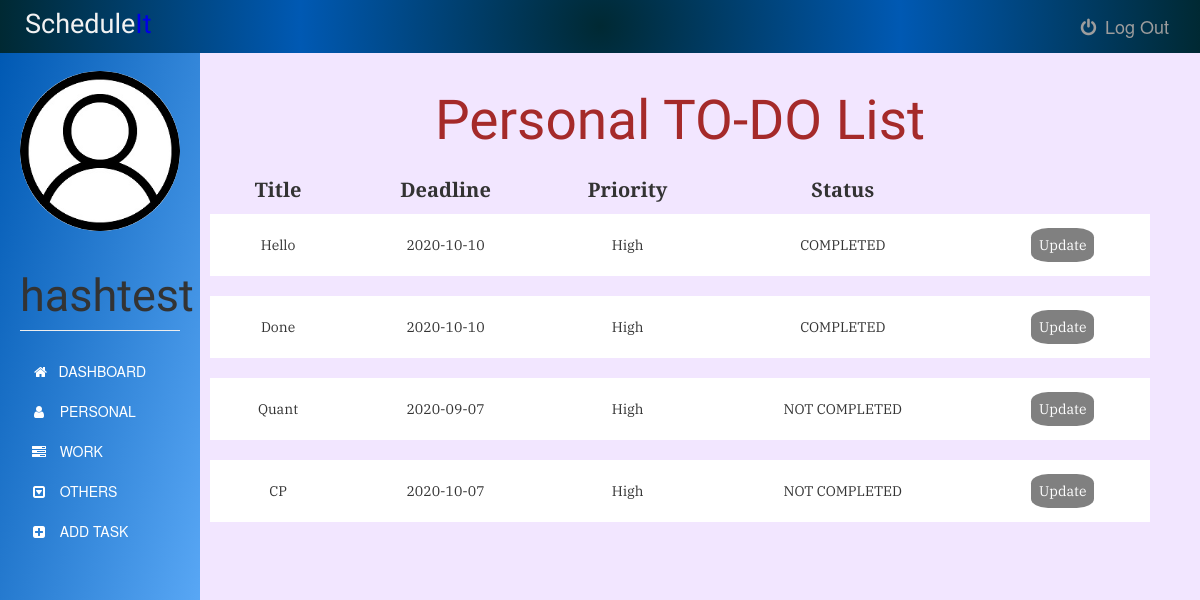
/personaltask (signed in), run on the app's committed database.
### app.py (models this page shows)
class User(UserMixin, db.Model):
    id = db.Column(db.Integer, primary_key=True)
    username = db.Column(db.String(15), unique=True, nullable=False)
    email = db.Column(db.String(50), unique=True, nullable=False)
    password = db.Column(db.String(80), unique=True, nullable=False)
    tasks = db.relationship('Task', backref='author', lazy=True)

class Task(db.Model):
    id = db.Column(db.Integer, primary_key=True)
    title = db.Column(db.Text, nullable=False)
    date = db.Column(db.Date, nullable=False)
    content = db.Column(db.Text, nullable=False)
    WorkType = db.Column(db.Text, nullable=False)
    priority = db.Column(db.Text)
    status = db.Column(db.Text, nullable=False, default='NEW')
    user_id = db.Column(db.Integer, db.ForeignKey('user.id'), nullable=False)

### app.py (the view)
@app.route('/personaltask', methods=['GET', 'POST'])
@login_required
def personaltask():
    tasks = Task.query.filter_by(user_id=current_user.id)
    return render_template('personal.html', tasks=tasks ,name=current_user.username, tdate=date.today())

### app.py (called while the page is built)
@login_manager.user_loader
def load_user(user_id):
    return User.query.get(int(user_id))

### templates/personal.html (shortened to what this page needs)
{% extends "bootstrap/base.html" %}
{% block styles %}
{{super()}}
<link rel="stylesheet" href="{{url_for('.static', filename='personal.css')}}">
<link rel="stylesheet" href="https://maxcdn.bootstrapcdn.com/font-awesome/4.7.0/css/font-awesome.min.css">
{% endblock %}
{% block content %}
    <nav class="navbar navbar-inverse navbar-fixed-top">
      <div class="container-fluid">
        <div class="navbar-header">
          <center><h3><span>Schedule</span>It</h3></center>
        </div>
        <div class="navbar-collapse">
          <ul class="nav navbar-nav">
            <li>
              <a href="{{ url_for('logout') }}">
              <i class="fa fa-power-off fa-fw" aria-hidden="true"></i>
              Log Out
              </a>
            </li>
          </ul>
          </div>
      </div>
    </nav>
    <div class="container-fluid">
      <div class="row">
        <nav class=" sidebar">
          <div class="image img-cir img-120">
            <center>
              <img src="{{url_for('static', filename='user-icon.jpg')}}" width="250" height="200" class="img-responsive"/>
            </center>
            <center>
              <h1 class="page-header">{{ name }}</h1>
            </center>
          </div>
          <div>
            <div class="nav nav-sidebar">
              <ul class="nav nav-sidebar">
                <li >
                  <a class="list-group-item" href="{{ url_for('dashboard') }}">
                    &nbsp;<i class="fa fa-home" aria-hidden="true"></i>&nbsp;&nbsp; DASHBOARD
                  </a>
                </li>
                <li>
                  <a class="list-group-item" href="#">
                    <i class="fa fa-user fa-fw" aria-hidden="true"></i>&nbsp;&nbsp; PERSONAL
                  </a>
                </li>
                <li>
                  <a class="list-group-item" href="{{ url_for('worktask') }}">
                    <i class="fa fa-tasks fa-fw" aria-hidden="true"></i>&nbsp;&nbsp; WORK
                  </a>
                </li>
                <li>
                  <a class="list-group-item" href="{{ url_for('othertask') }}">
                    <i class="fa fa-caret-square-o-down fa-fw" aria-hidden="true"></i>&nbsp;&nbsp; OTHERS
                  </a>
                </li>
                <li>
                  <a class="list-group-item" href="{{ url_for('addtask') }}">
                    <i class="fa fa-plus-square fa-fw" aria-hidden="true"></i>&nbsp;&nbsp; ADD TASK
                  </a>
                </li>
              </ul>
            </div>
          </div>
        </nav>
        <div class="col-sm-9 col-sm-offset-3 col-md-10 col-md-offset-2 main">
          	<center><h1>Personal TO-DO List</h1></center>
          	<table>
          		<thead>
	          		<tr>
	          			<th>Title</th>
	          			<th>Deadline</th>
	          			<th>Priority</th>
	          			<th>Status</th>
	          		</tr>
          		</thead>
          		<tbody>
	          		{% for task in tasks %}
	          			{% if task.WorkType == "Personal"  %}
	          				<tr>
			          			<td>{{task.title}}</td>
			          			<td>{{task.date}}</td>
			          			<td>{{task.priority}}</td>
			          			{% if tdate > task.date and (task.status !="CANCELLED" or task.status !="COMPLETED") %}
                        <td class="status">NOT COMPLETED</td>
                      {% else %}
                        <td class="status">{{task.status}}</td>
                      {% endif %}
                      {% if (task.status == "NEW" or task.status == "IN PROGRESS" or task.status == "NOT STARTED") and tdate <= task.date %}
			          			  <td><a href="{{ url_for('update_task', task_id=task.id) }}">Update</a></td>
                      {% else %}
                        <td><a class="arcup" href="#">Update</a></td>
                      {% endif %}
			          		</tr>
			          		<tr class="spacer">
			          		<tr>
			          	{% endif %}
			        {% endfor %}
		        </tbody>
          	</table>
        </div>
      </div>
    </div>
{% endblock %}

### static/personal.css (style rules this page uses)
body { padding-top: 50px; background-color: #f2e6ff; }
.navbar-fixed-top { border: 0; }
.navbar { background-image: radial-gradient(circle, #002933,#0059b3, #002933); }
.navbar-header h3 { font-family: 'Oswald', sans-serif; font-size: 27px; margin: 10px; color: #0000e6; }
.navbar-header span { font-size: 27px; color: #f2f2f2; }
.navbar-collapse ul { float: right; margin: 3px; list-style: none; }
.navbar-collapse ul li { float: left; position: relative; }
.navbar-collapse ul li a { display: block; margin: 0px; padding: 13px; font-size: 18px; text-decoration: none; }
.sidebar { width: 200px; position: fixed; top: 51px; bottom: 0; left: 0; z-index: 1000; display: block; padding: 20px; overflow-x: hidden; overflow-y: auto; background-image: linear-gradient(to bottom right, #0059b3, #66b3ff); }
.sidebar .page-header { font-size: 45px; font-family: 'Tenali Ramakrishna', sans-serif; }
.nav-sidebar { margin-right: -21px; margin-bottom: 20px; margin-left: -20px; }
.nav-sidebar > li > a { padding-right: 20px; padding-left: 50px; }
.nav-sidebar ul li a { background-color: transparent; color: white; border: none; }
.nav-sidebar a { display: none; }
.row img { border-radius: 50%; }
.main { margin-top: 1px; padding: 30px; right: 20px; }
.main h1 { margin-top: 4px; padding: 5px; font-size: 55px; color: brown; font-family: 'Tenali Ramakrishna', sans-serif; text-align: center; }
.main table { width: 100%; }
.main thead tr { font-size: 20px; font-family: 'PT Serif', serif; }
.main tbody tr { background-color: white; font-family: 'IBM Plex Serif', serif; }
.main tbody .spacer { height: 20px; }
.main thead th { padding: 10px; text-align: center; }
.main tbody td { padding: 21px; text-align: center; }
.main tbody td a { text-decoration: none; padding: 8px; background-color: blue; color: white; border-radius: 27%; }
.main .arcup { background-color: grey; }

### data on the page
User: username "hashtest"
Task: title "Hello", date "2020-10-10", priority "High", status "COMPLETED", shows "Update"
Task: title "Done", date "2020-10-10", priority "High", status "COMPLETED", shows "Update"
Task: title "Quant", date "2020-09-07", priority "High", status "NOT COMPLETED"
Task: title "CP", date "2020-10-07", priority "High", status "NOT COMPLETED"
